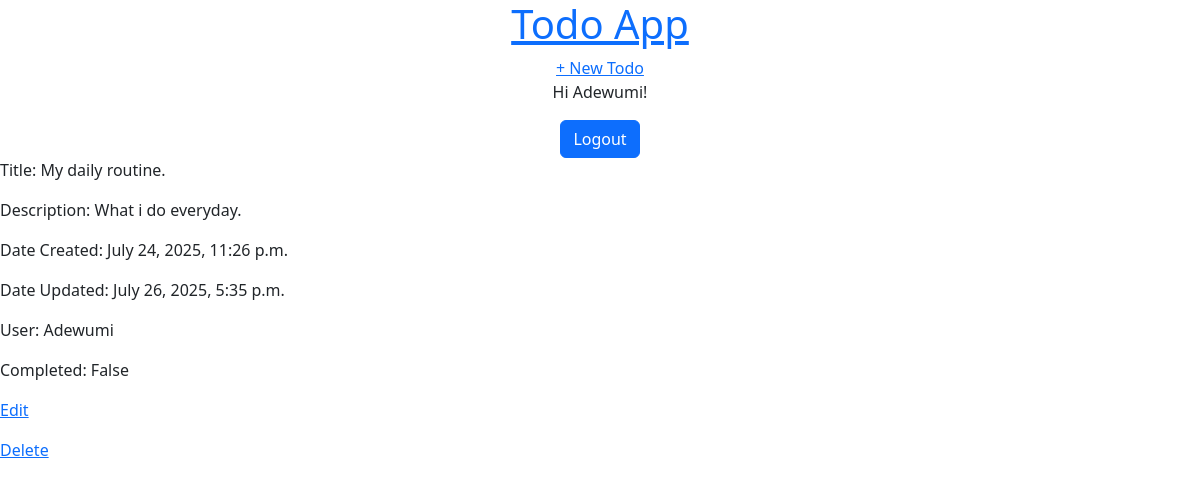
/1/ (signed in), run on an earlier commit of the app's database.
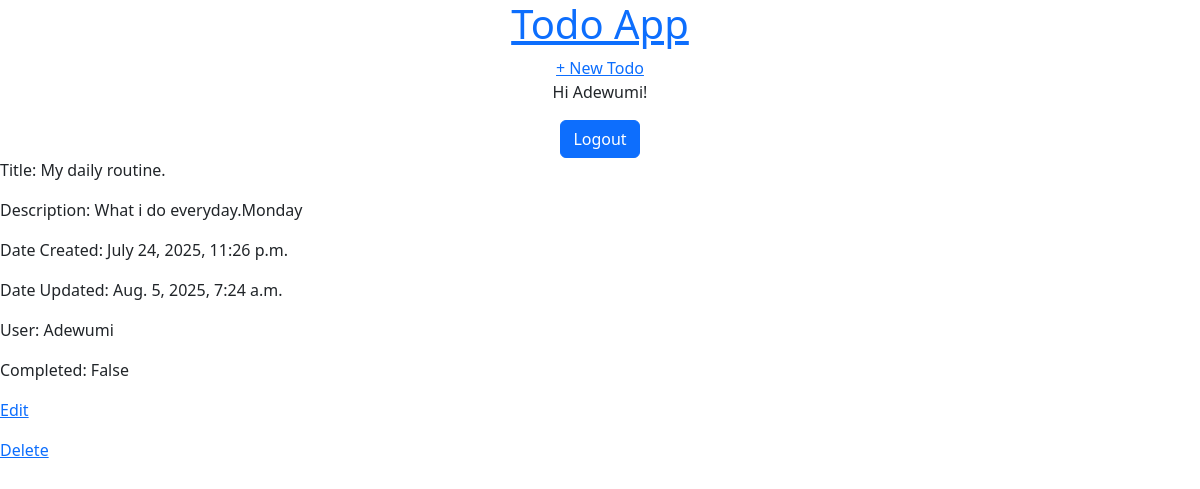
And on a later commit of the database.
### todos/models.py (models this page shows, shortened)
class Todo(models.Model):
    title = models.CharField(max_length=100)
    user = models.ForeignKey(
        User, on_delete=models.CASCADE, blank=True, null=True, editable=False
        )
    short_description = models.TextField()
    date_created = models.DateTimeField(auto_now_add=True)
    date_updated = models.DateTimeField(auto_now=True)
    is_done = models.BooleanField()
    class Meta:
        ordering = ['-date_created']

### todos/views.py (the view)
# urls.py: path("<int:pk>/", TodoDetailView.as_view(), name="todo-detail"),
class TodoDetailView(LoginRequiredMixin, UserPassesTestMixin, DetailView):
    model = Todo
    template_name = 'todos/todo_detail.html'
    def test_func(self):
        obj = self.get_object()
        return obj.user == self.request.user

### todos/templates/todos/todo_detail.html
{% extends 'todos/base.html' %}
{% block content %}
<p>Title: {{ todo.title }}</p>
<p>Description: {{ todo.short_description }}</p>
<p>Date Created: {{ todo.date_created }}</p>
<p>Date Updated: {{ todo.date_updated }}</p>
<p>User: {{ todo.user }}</p>
<p>Completed: {{ todo.is_done }}</p>
<p><a href="{% url 'todo-update' todo.id %}">Edit</a></p>
<p><a href="{% url 'todo-delete' todo.id %}">Delete</a></p>
{% endblock content %}

### todos/templates/todos/base.html (shortened to what this page needs)
<!doctype html>
<html lang="en">
  <head>
    <link href="https://cdn.jsdelivr.net/npm/bootstrap@5.3.7/dist/css/bootstrap.min.css" rel="stylesheet">
  </head>
<body>
<div>
<header>
<div class="nav-left">
<h1 class='text-center'><a href="{% url 'home' %}">Todo App</a></h1>
</div>
<div class="nav-right text-center">
<a href="{% url 'todo-create' %}">+ New Todo </a>
</div>
</header>
{% if user.is_authenticated %}
<p class='text-center'>Hi {{ user.username }}!</p>
{% load django_bootstrap5 %}
<form method='post' action="{% url 'logout' %}" class='text-center'>
{% bootstrap_button button_type="submit" content="Logout" %}
</form>
{% endif %}
{% block content %}
{% endblock content %}
</body>
</html>

What changed in the data, as far as the page shows it:
changed Todo "My daily routine.": short_description "What i do everyday." → "What i do everyday.Monday"; date_updated "July 26, 2025, 5:35 p.m." → "Aug. 5, 2025, 7:24 a.m."
